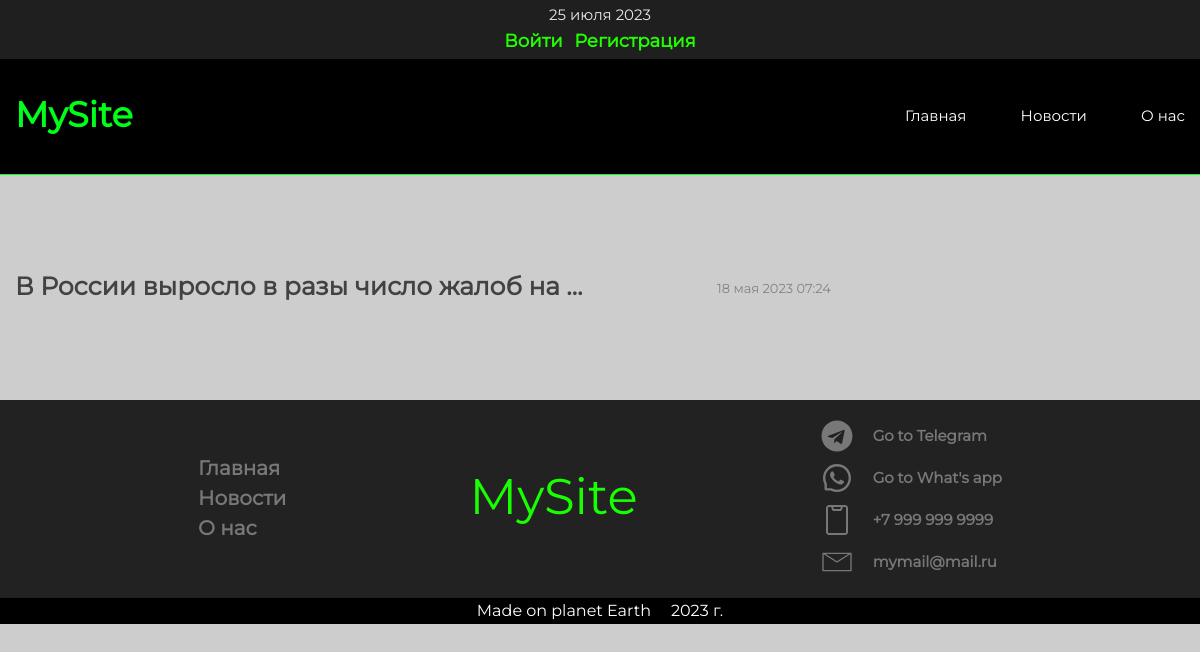
The page /news/all_cats/1/ on the database as committed earlier.
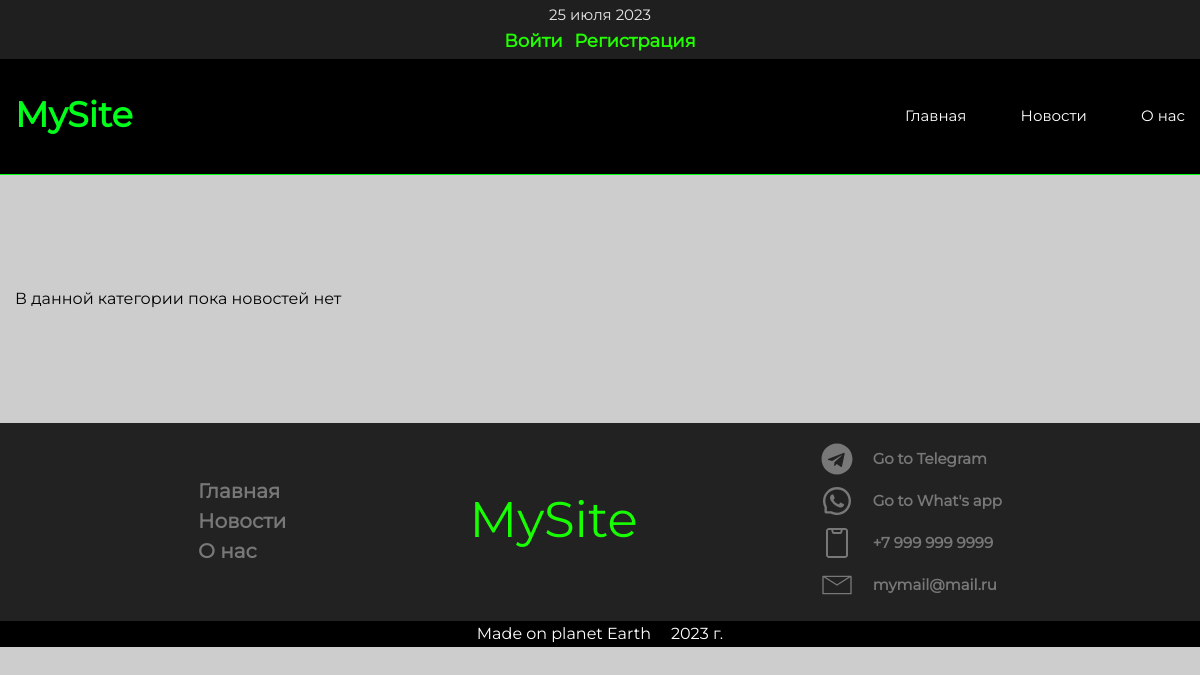
The same page on the database as committed later.
### app_news/models.py (models this page shows, shortened)
class News(models.Model):
    author = models.ForeignKey(User, on_delete=models.CASCADE, verbose_name='Автор', null=True)
    title = models.CharField(max_length=300, verbose_name='Название')
    descr = models.TextField(verbose_name='Новость')
    link_new = models.CharField(verbose_name='Ссылка на источник', max_length=500)
    sourse_new = models.CharField(max_length=300, verbose_name='Источник новости')
    created = models.DateTimeField(default=datetime.now(), verbose_name='Дата создания')
    updated = models.DateTimeField(default=datetime.now(), verbose_name='Дата обновления')
    category_new = models.ForeignKey('Category', on_delete=models.PROTECT, verbose_name='Категория', related_name='cats')
    image = models.ImageField(upload_to='img_news/%Y/%m/%d/', verbose_name='Фото новостей', null=True, blank=True)
    class Meta:
        ordering = ['-created']
        verbose_name = 'Новость'
        verbose_name_plural = 'Новости'

### app_news/views.py (the view)
# urls.py: path('all_cats/<int:pk>/', NewsByCategoryView.as_view(), name='all_cats'),
class NewsByCategoryView(ListView):
    template_name = 'app_news/category.html'
    model = News
    context_object_name = 'cats'
    def get_queryset(self):
        return News.objects.filter(category_new_id=self.kwargs['pk'])
    def get_context_data(self, **kwargs):
        context = super().get_context_data(**kwargs)
        context['category'] = Category.objects.all()
        return context

### app_news/templates/app_news/category.html (shortened to what this page needs)
{% extends 'index/base.html' %}
{% load static %}
{% block content %}
<section class="category">
    <div class="container">
        {% if cats %}
        {% for cat in cats  %}
            <div class="category__new">
                <div class="category__heading-link">
                    <a href="{% url 'news_detail' pk=cat.pk %}" class="category__link link">{{cat.title|truncatechars:"40"}}</a>
                </div>
                <div class="category__date-span">
                    <span class="category_date">{{cat.created|date:"d E Y H:i"}}</span>
                </div>
            </div>
            {% endfor %}
        </div>
        {% else %}
        <p class="category__not-news">
            В данной категории пока новостей нет
        </p>
        {% endif %}
    </div>
</section>
{% endblock content %}

Rows that differ between the two databases and show on the page:
removed News: title "В России выросло в разы число жалоб на …", created "18 мая 2023 07:24"
Other text that changed with them:
text now shown: "В данной категории пока новостей нет"
